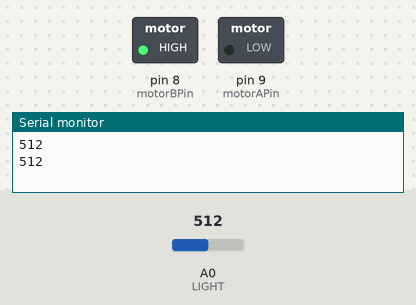
A sketch run on a simulated Arduino Uno, built with avr-gcc and run on an emulated ATmega328P. Parts: switched loads named in the sketch (green lamp = pin HIGH), the last lines printed to the serial monitor. The inputs (shaded band) are chosen by the test bench; at power-on: A0 (LIGHT) = 512.

Above: at 1.8 s.
1.9 s: A0 (LIGHT) set to 686
3.4 s: A0 (LIGHT) set to 717
At 4.4 s:
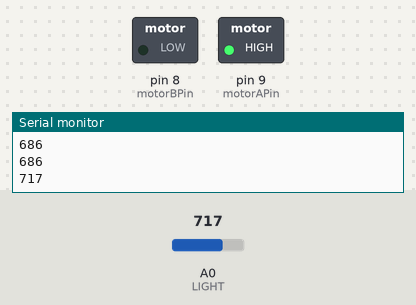
5.5 s: A0 (LIGHT) set to 690
At 7.2 s:
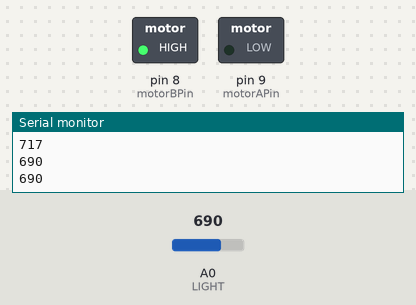
7.5 s: A0 (LIGHT) set to 710
At 8.7 s:
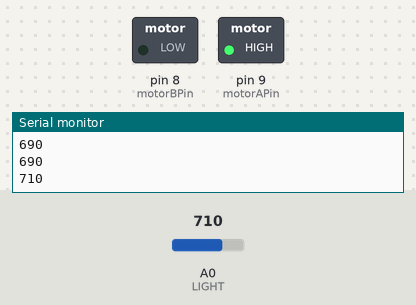
Timing chart, 0 to 10.5 s (numbered marks = the images above; inputs shaded):
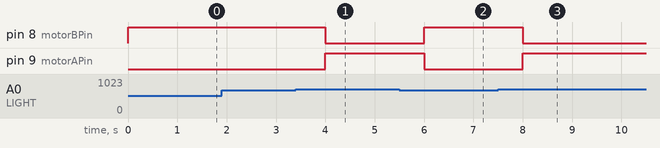

Measured:
- the behaviour switches between 700 and 701 on A0 (LIGHT) (found by bisection; images 0 and 1)
- after the input at 3.4 s, pin 8 (motorBPin): HIGH → LOW after 0.60 s; pin 9 (motorAPin): LOW → HIGH after 0.60 s
- after the input at 5.5 s, pin 8 (motorBPin): LOW → HIGH after 0.50 s; pin 9 (motorAPin): HIGH → LOW after 0.50 s
- after the input at 7.5 s, pin 8 (motorBPin): HIGH → LOW after 0.50 s; pin 9 (motorAPin): LOW → HIGH after 0.50 s

The sketch:

DC-light.ino
```cpp
int LIGHT = 0;  //A0

int val;
int speed = 200;

const int motorAPin = 9;   // IN1 - D9. Trái hay phải dựa vào 2 chân này. in1 tương ứng out1
const int motorBPin = 8;   // IN2 - D8
// const int enablePin = 10;  // ENA - D10

void setup() {
  pinMode(motorAPin, OUTPUT);
  pinMode(motorBPin, OUTPUT);
  // pinMode(enablePin, OUTPUT);
  Serial.begin(9600);
}

void loop() {
  val = analogRead(LIGHT);
  Serial.println(val);
  if (val > 700) {  // sáng, động cơ sẽ quay thuận chiều kim đồng hồ
    digitalWrite(motorAPin, HIGH);
    digitalWrite(motorBPin, LOW);
    // analogWrite(enablePin, speed);
    delay(1000);
  } else {  // tối, động cơ sẽ quay ngược chiều kim đồng hồ
    digitalWrite(motorAPin, LOW);
    digitalWrite(motorBPin, HIGH);
    // analogWrite(enablePin, speed);
    delay(1000);
  }
}
```
